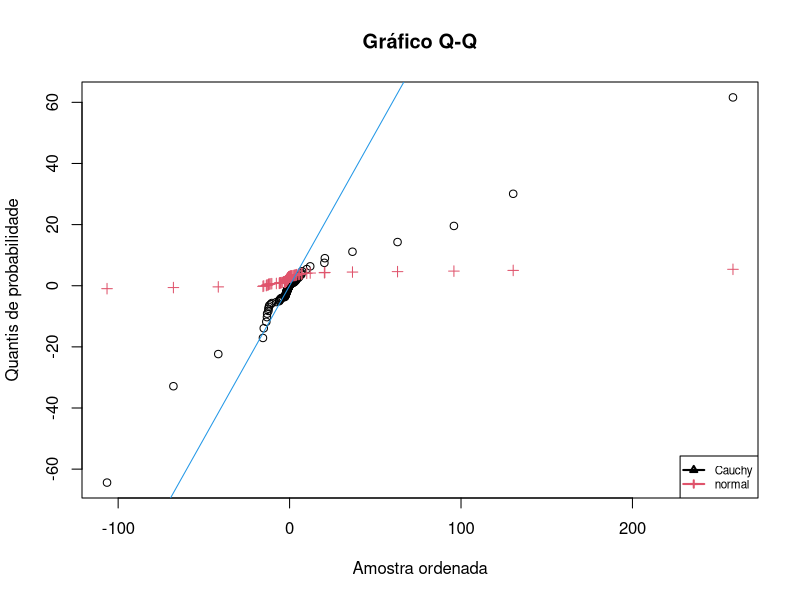

Recreate this plot in R.
seed <- 1961
n <- 109
mu0 <- 2.2
sigma2 <- 1.8
loc <- -1.4
scale <- 1.8

set.seed(seed)

x <- sort(rcauchy(n, location = loc, scale = scale))
y1 <- qcauchy((1:n) / (n + 1), location = loc, scale = scale)
y2 <- qnorm((1:n) / (n + 1), mean = mu0, sd = sqrt(sigma2))

plot(x, y1, pch = 1, xlab = "Amostra ordenada", 
     ylab = "Quantis de probabilidade", main = "Gráfico Q-Q")
points(x, y2, pch = 3, col = 2)
abline(a = 0, b = 1, col = 4)
legend(x = "bottomright", legend = c("Cauchy", "normal"),
       cex = 0.7, lwd = c(2,2), pch = c(2, 3), col = c(1, 2))